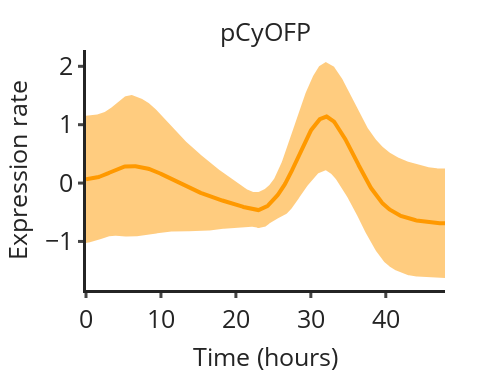

Notebook cell for this chart:
### Code cell
r = figs['R']
r = layout_print(r, width=3.3/2, aspect=1.3, font_size=6.)
r.update_yaxes(title_text='Expression rate')
r.update_traces(line_color='#ff9900')
r.update_traces(showlegend=False)
r.show()

### Figure 1 — Plotly figure (JSON) as saved in the notebook; plotly's stock layout.template omitted (floating-point values rounded to 4 significant figures; data arrays with more than 128 entries replaced by an {"elided": "..."} marker saying what was removed)
{"data": [{"legendgroup": "pCyOFP", "line": {"color": "#ff9900", "width": 4}, "marker": {"size": 6}, "mode": "lines", "name": "pCyOFP", "showlegend": false, "type": "scatter", "x": {"elided": "480 float values"}, "xaxis": "x", "y": {"elided": "480 float values"}, "yaxis": "y"}, {"fill": "toself", "legendgroup": "pCyOFPstd", "line": {"color": "#ff9900", "width": 0}, "marker": {"size": 6}, "mode": "lines", "name": "+/- std", "showlegend": false, "type": "scatter", "x": {"elided": "960 float values"}, "xaxis": "x", "y": {"elided": "960 float values"}, "yaxis": "y"}], "layout": {"annotations": [{"font": {"size": 25}, "showarrow": false, "text": "pCyOFP", "x": 0.5, "xanchor": "center", "xref": "paper", "y": 1, "yanchor": "bottom", "yref": "paper"}], "autosize": false, "font": {"size": 25}, "height": 380.8, "hoverlabel": {"font": {"size": 14.06}}, "margin": {"b": 50, "l": 50, "pad": 0, "r": 50, "t": 50}, "paper_bgcolor": "rgb(255,255,255)", "width": 495, "xaxis": {"anchor": "y", "domain": [0, 1], "hoverformat": ".2e", "linewidth": 3, "tickfont": {"size": 25}, "tickwidth": 3, "title": {"font": {"size": 25}, "text": "Time (hours)"}}, "yaxis": {"anchor": "x", "domain": [0, 1], "hoverformat": ".2e", "linewidth": 3, "tickfont": {"size": 25}, "tickwidth": 3, "title": {"font": {"size": 25}, "text": "Expression rate"}}}}
